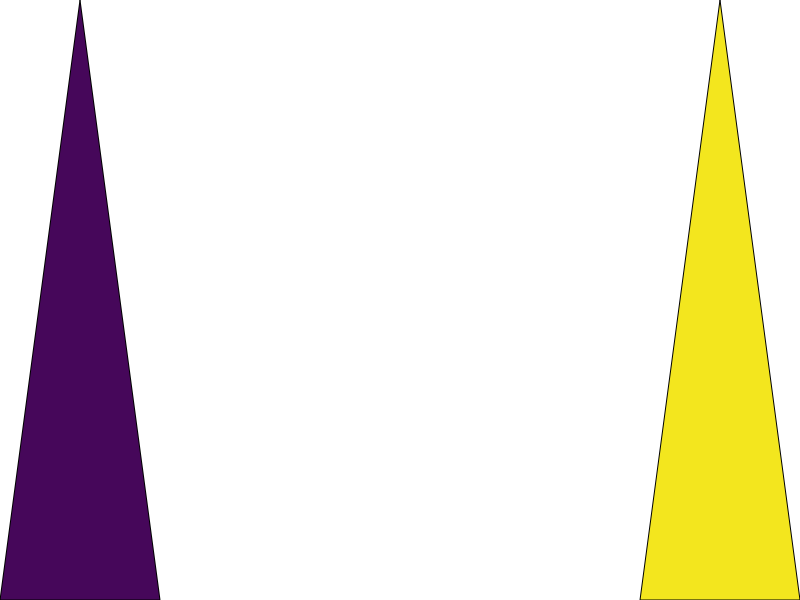

Reproduce this figure in MATLAB. (Note: this script raises an error after producing the figure.)
%ud=get(gcf,'UserData');
% need output structure to get colormap



map=colormap;

endcolor=map(end-1,:);

startcolor=map(2,:);

%create a new axis, but make it invisible
haxnew=axes('visible','off','position',[0 0 1 1 ]);

% need to turn of scaling for this axis
end_x=0.9
end_y=0.1;

start_x=.1;
start_y=end_y;


tri_x=[ -.1 .1 0 -.1];
tri_y=[-.1 -.1 .1 -.1];


patch(end_x+tri_x,end_y+tri_y,endcolor)

patch(start_x+tri_x,start_y+tri_y,startcolor)
zeroxlim(0,1)
zeroylim(0,1)
